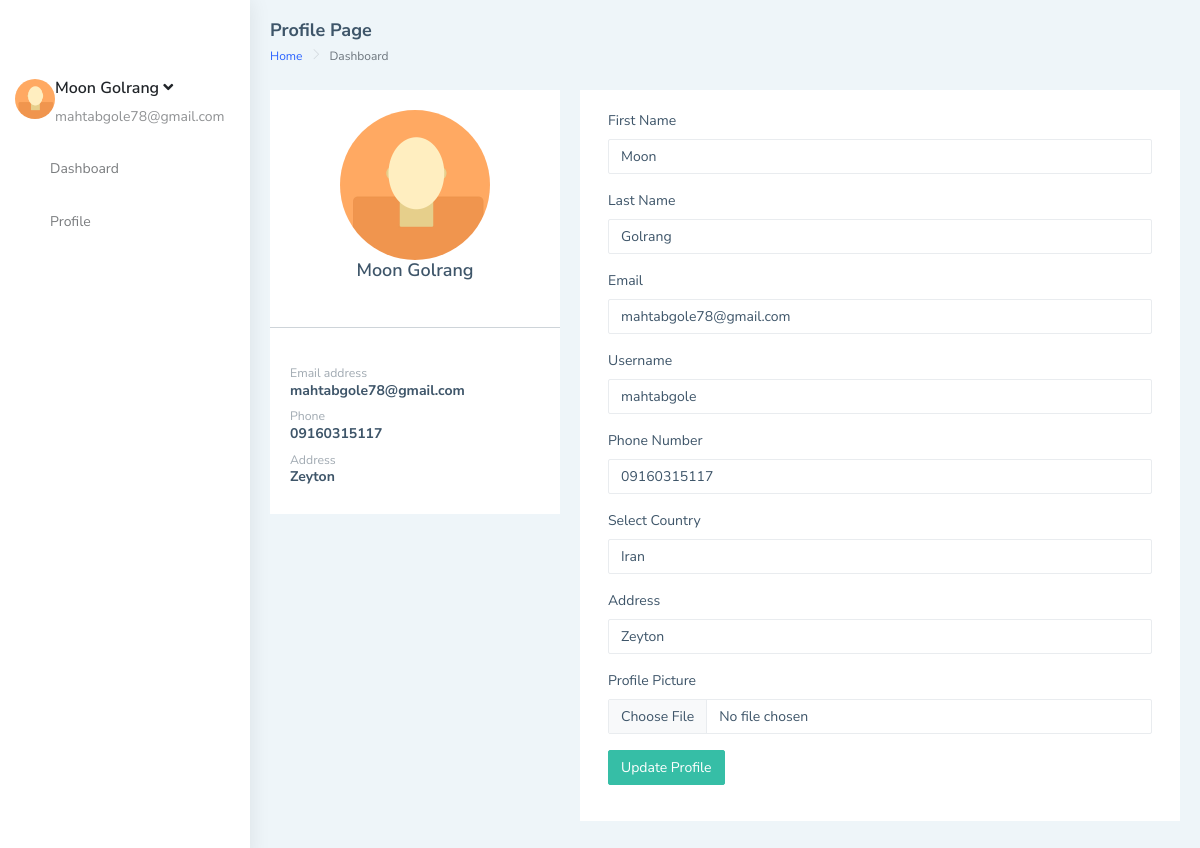
/accounts/userdashbord/profile (signed in), run on the app's committed database.
### mainSite/models.py (models this page shows, shortened)
class Customer (models.Model):
    phone = models.CharField(max_length=200, unique=True)
    date_created = models.DateTimeField(auto_now_add=True, null=True)
    contry = models.CharField(
        max_length=2, choices=COUNTRYS, blank=True, default='ir')
    adress = models.CharField(max_length=50, null=True)
    user = models.OneToOneField(
        User, null=True, on_delete=models.CASCADE, related_name='customer')
    profile_pic = models.ImageField(null=True, blank=True)
    course = models.ManyToManyField(Course, related_name='course')

### mainSite/decorators.py (the view)
        def wrapper_func(requset, *args , **kwargs):
            group = None
            if requset.user.groups.exists():
                group = requset.user.groups.all()[0].name
            if group == None:
                return HttpResponse("you are not authorized to view this page")
            if group in allowed_roles:
                 return view_func(requset, *args , **kwargs)
            else:
                return HttpResponse("you are not authorized to view this page")

### mainSite/forms.py (shortened to what this page needs)
class EditCustomerForm(forms.ModelForm):
    adress = forms.CharField(widget=forms.TextInput(
        attrs={'class': 'form-control form-control-line', 'rows': 3}))
    contry = forms.ChoiceField(
        widget=forms.Select,
        choices=COUNTRYS,
    )
    contry.widget.attrs['class'] = 'form-control'
    class Meta:
        model = Customer
        fields = ['phone', 'contry', 'adress','profile_pic']

class UserEditForm(UserChangeForm):
    class Meta(UserChangeForm.Meta):
        fields = ["first_name", "last_name", "email", "username"]
    password = None

### templates/userdashboard-profile.html (shortened to what this page needs)
{% extends 'basehtml.html' %}
{% load static %}
{% load widget_tweaks %}
{%block body%}
<div id="main-wrapper" data-layout="vertical" data-navbarbg="skin5" data-sidebartype="full"
  data-sidebar-position="absolute" data-header-position="absolute" data-boxed-layout="full">
  <aside class="left-sidebar" data-sidebarbg="skin6">
      <div class="scroll-sidebar">
          <nav class="sidebar-nav">
              <ul id="sidebarnav">
                  <li>
                      <div class="user-profile d-flex no-block dropdown m-t-20">
                        {% if customer.profile_pic %}
                        <div class="user-pic"><img src="{{ customer.profile_pic.url }}" alt="users"
                            class="rounded-circle" width="40" /></div>
                        {% else %}
                        <div class="user-pic"><img src="{% static '/image/1.jpg' %}" alt="users"
                            class="rounded-circle" width="40" /></div>
                        {% endif %}
                          <div class="user-content hide-menu m-l-10">
                              <a href="#" class="" id="Userdd" role="button"
                                  data-bs-toggle="dropdown" aria-haspopup="true" aria-expanded="false">
                                  <h5 class="m-b-0 user-name font-medium">{{customer.user.get_full_name}} <i
                                          class="fa fa-angle-down"></i></h5>
                                  <span class="op-5 user-email">{{customer.user.email}}</span>
                              </a>
                          </div>
                      </div>
                  </li>
                  <li class="sidebar-item"> <a class="sidebar-link waves-effect waves-dark sidebar-link"
                          href="{% url 'userdashboard-main' %}" aria-expanded="false"><i class="mdi mdi-view-dashboard"></i><span
                              class="hide-menu">Dashboard</span></a></li>
                  <li class="sidebar-item"> <a class="sidebar-link waves-effect waves-dark sidebar-link"
                          href="{% url 'userdashboard-profile' %}" aria-expanded="false"><i
                              class="mdi mdi-account-network"></i><span class="hide-menu">Profile</span></a></li>
              </ul>
          </nav>
      </div>
  </aside>
  <div class="page-wrapper">
      <div class="page-breadcrumb">
          <div class="row align-items-center">
              <div class="col-5">
                  <h4 class="page-title">Profile Page</h4>
                  <div class="d-flex align-items-center">
                      <nav aria-label="breadcrumb">
                          <ol class="breadcrumb">
                              <li class="breadcrumb-item"><a href="{% url 'main' %}">Home</a></li>
                              <li class="breadcrumb-item active" aria-current="page">Dashboard</li>
                          </ol>
                      </nav>
                  </div>
              </div>
          </div>
      </div>
      <div class="container-fluid">
          <div class="row">
              <div class="col-lg-4 col-xlg-3 col-md-5">
                  <div class="card">
                      <div class="card-body">
                          <center class="m-t-30">
                            {% if customer.profile_pic %}
                            <div class="user-pic"><img src="{{ customer.profile_pic.url }}" alt="users"
                                class="rounded-circle" width="150" /></div>
                            {% else %}
                            <img src="{% static '/image/1.jpg' %}" alt="users"
                                class="rounded-circle" width="150" />
                            {% endif %}
                            <h4 class="card-title m-t-10">{{customer.user.get_full_name}}</h4>
                          </center>
                      </div>
                      <div>
                          <hr>
                      </div>
                      <div class="card-body"> <small class="text-muted">Email address </small>
                          <h6>{{customer.user.email}}</h6> <small class="text-muted p-t-30 db">Phone</small>
                          <h6>{{customer.phone}}</h6> <small class="text-muted p-t-30 db">Address</small>
                          <h6>{{customer.adress}}</h6>
                      </div>
                  </div>
              </div>
              <div class="col-lg-8 col-xlg-9 col-md-7">
                  <div class="card">
                      <div class="card-body">
                          <form method="POST" class="form-horizontal form-material mx-2">
                            <div class="form-group">
                                <label class="col-md-12">First Name</label>
                                <div class="col-md-12">
                                    {% render_field form.first_name type="name" class="form-control form-control-line" %}
                                </div>
                            </div> <div class="form-group">
                                <label class="col-md-12">Last Name</label>
                                <div class="col-md-12">
                                {% render_field form.last_name type="name" class="form-control form-control-line"  %}
                                </div>
                            </div>
                              <div class="form-group">
                                  <label for="example-email" class="col-md-12">Email</label>
                                  <div class="col-md-12">
                                    {% render_field form.email type="email"   id="example-email" class="form-control form-control-line" %}
                                  </div>
                              </div>
                              <div class="form-group">
                                  <label class="col-md-12">Username</label>
                                  <div class="col-md-12">
                                    {% render_field form.username type="username" class="form-control form-control-line" %}
                                  </div>
                              </div>
                              <div class="form-group">
                                  <label class="col-md-12">Phone Number</label>
                                  <div class="col-md-12">
                                    {% render_field formCustomer.phone type="phone" class="form-control form-control-line"  pattern="[0]{1}[0-9]{10}" placeholder="PhoneNumber" %}
                                  </div>
                              </div>
                              <div class="form-group">
                                  <label class="col-sm-12">Select Country</label>
                                  <div class="col-sm-12">
                                    {{ formCustomer.contry}}
                                  </div>
                              </div>
                              <div class="form-group">
                                  <label class="col-md-12">Address</label>
                                  <div class="col-md-12">
                                    {% render_field formCustomer.adress class="form-control form-control-line" %}
                                  </div>
                              </div>
                              <div class="form-group">
                                  <label class="col-md-12">Profile Picture</label>
                                  <div class="col-md-12">
                                    {% render_field formCustomer.profile_pic class="form-control form-control-line" %}
                                  </div>
                              </div>
                              <div class="form-group">
                                  <div class="col-sm-12">
                                      <input type="submit" class="btn btn-success text-white" value="Update Profile" />
                                  </div>
                              </div>
                          </form>
                      </div>
                  </div>
              </div>
          </div>
      </div>
  </div>
</div>
{% endblock %}

### data on the page
Customer: user.get_full_name "Moon Golrang", user.email "mahtabgole78@gmail.com", phone "09160315117", adress "Zeyton", contry "Iran"
